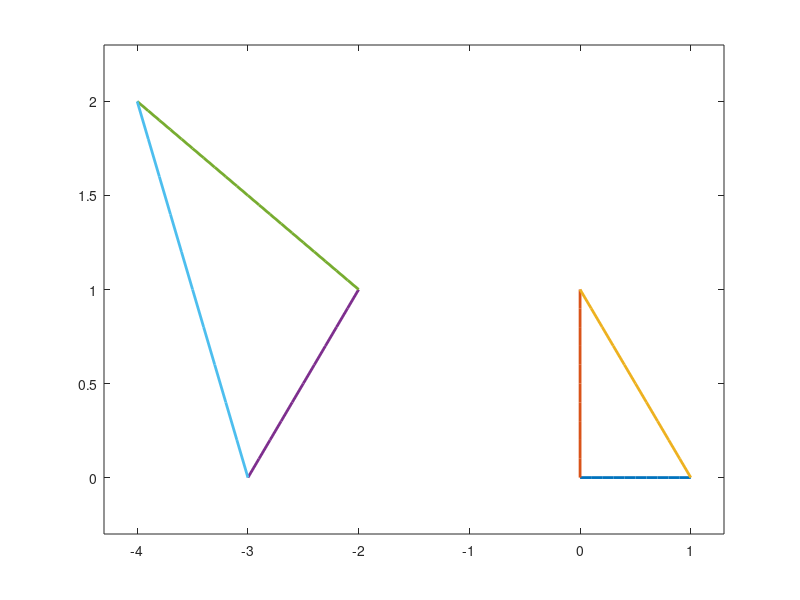

The MATLAB script that drew this image:

x = 0:.1:1;
figure(1)
clf
plot(x,zeros(size(x)),'LineWidth',2);
hold on
plot(zeros(size(x)),x,'LineWidth',2);
plot(x,1-x,'LineWidth',2);
figure(1)



x = -3:.1:-2;
y = x+3;
plot(x,y,'LineWidth',2);
x = -4:.1:-2;
y = -1/2*(x+2)+1;
plot(x,y,'LineWidth',2);
m = (0-2)/(-3-(-4));
x = -4:.1:-3;
y = m*(x+3);
plot(x,y,'LineWidth',2);


axis([-4.3,1.3,-.3,2.3])
figure(1)
print triangle.ps
